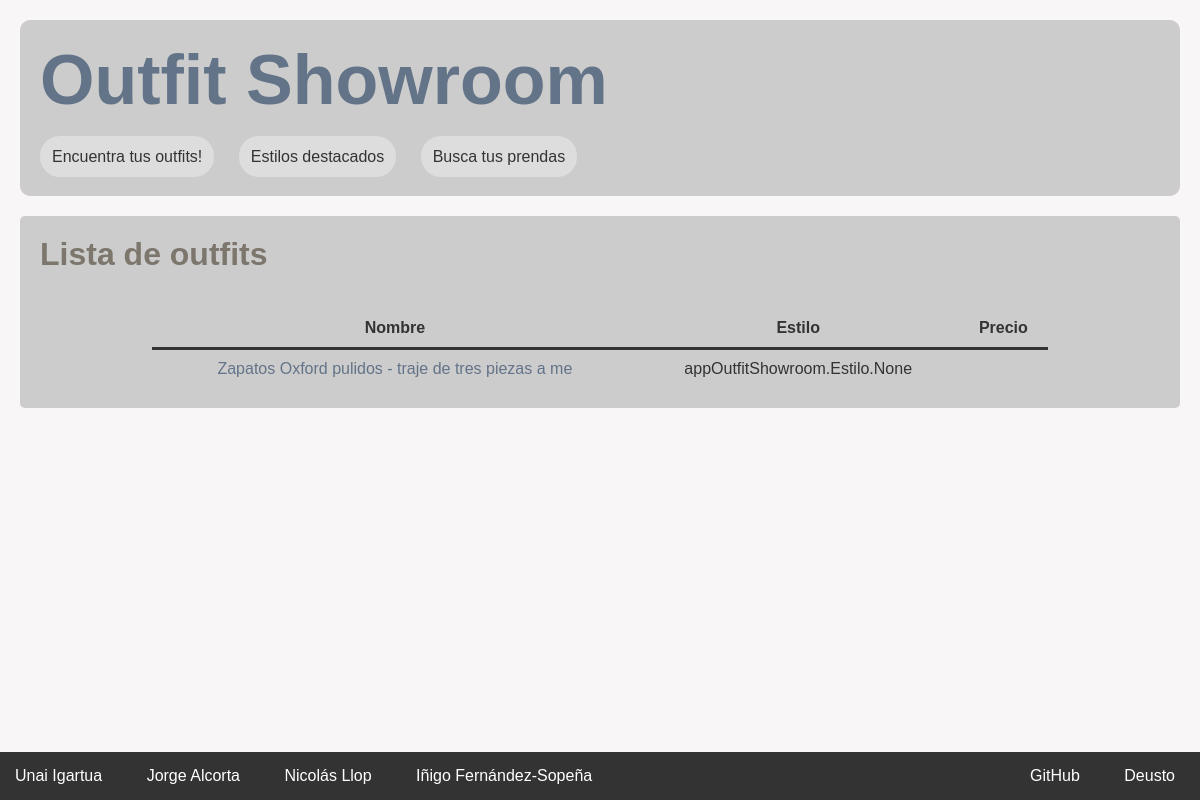
Page /appOutfitShowroom/outfits on the earlier database version.
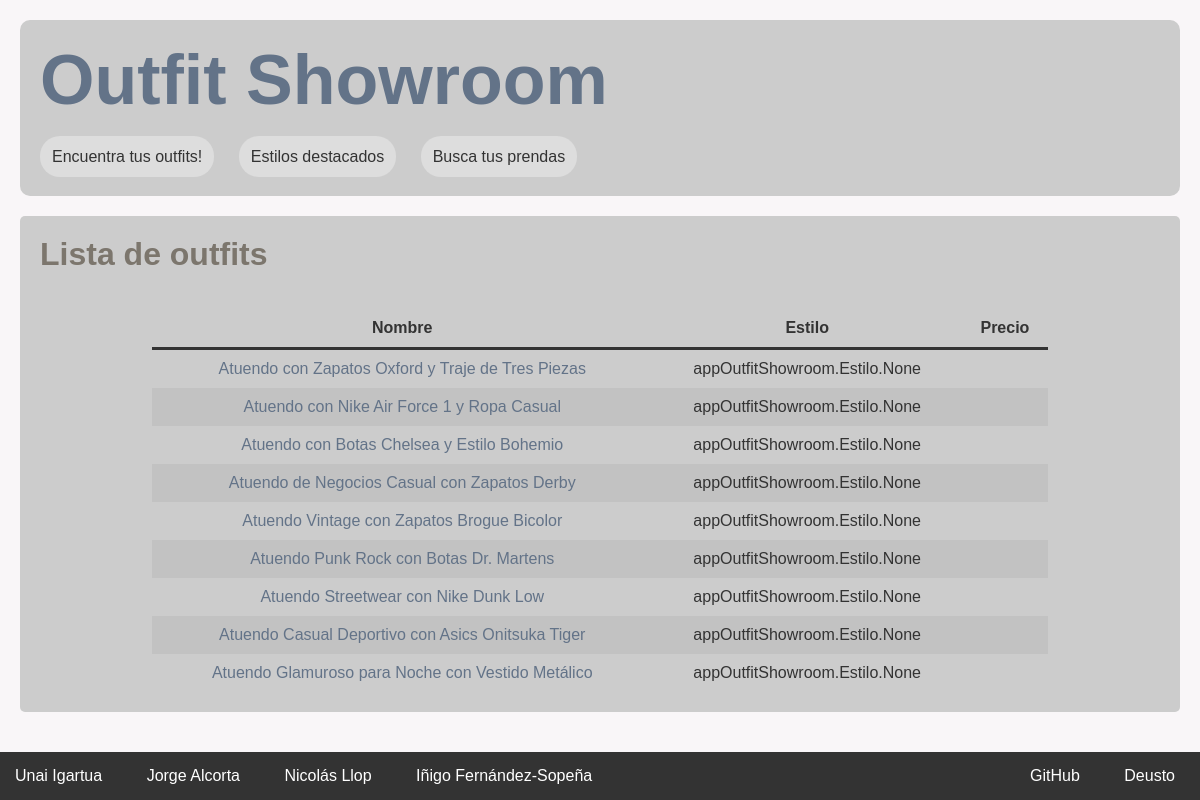
Same page on the later database version.
### appOutfitShowroom/models.py (models this page shows, shortened)
class Outfit(models.Model):
    nombre = models.CharField(max_length=200)
    descripcion = models.TextField(max_length=700)
    ocasion = models.ForeignKey(Ocasion, on_delete=models.CASCADE)
    estilo = models.ManyToManyField(Estilo)
    precio = models.IntegerField(default=0)
    imagen = models.ImageField(upload_to='img',blank=True,null=True,verbose_name='Image')
    fecha = models.DateTimeField(auto_now_add=True)

### appOutfitShowroom/views.py (the view)
# urls.py: path('outfits', views.lista_outfits, name='lista_outfits'),
def lista_outfits(request):
	outfits = Outfit.objects.all()
	context = {'titulo_pagina': "Outfits", 'outfits': outfits}
	return render(request, 'outfits.html', context)

### appOutfitShowroom/templates/outfits.html
{% extends "base.html" %}
{% load static %}
{% block contenido %}
<h2>Lista de outfits</h2>
{% if outfits %}
	<br><br>
	<div class="table_container ">
	<table>
	  <thead>
		<tr>
		  <th>Nombre</th>
		  <th>Estilo</th>
		  <th>Precio</th>
		</tr>
	  </thead>
	  <tbody>
		{% if outfits %}
		  {% for o in outfits %}
			<tr>
			  <td>
				<a href="/appOutfitShowroom/outfit/{{ o.id }}">{{ o.nombre }}</a>
			  </td>
			  <td>{{ o.estilo }}</td>
			  <td>{{ o.price }}</td>
			</tr>
		  {% endfor %}
		{% else %}
		  <tr>
			<td colspan="3">No hay outfits creadas.</td>
		  </tr>
		{% endif %}
	  </tbody>
	</table>
	</div>
{% else %}
<p>No hay outfits creadas.</p>
{% endif %}
{% endblock %}

### appOutfitShowroom/templates/base.html (shortened to what this page needs)
<!DOCTYPE html>
<html lang="en">
    {% load static %}
    <head>
        <link rel="stylesheet" href="{% static 'css/estilos.css' %}">
    </head>
    <body>
        <div id="header">
	     <h1><a href="/appOutfitShowroom">Outfit Showroom</a></h1>
            <br>
            <nav>
                <ul>
                    <li>
                        <a href="/appOutfitShowroom/outfits">Encuentra tus outfits!</a>
                    </li>
                    <li>
                        <a href="/appOutfitShowroom/estilos">Estilos destacados</a>
                    </li>
                    <li>
                        <a href="/appOutfitShowroom/ocasiones">Busca tus prendas </a>
                    </li>
                </ul>
            </nav>
        </div>
        <div id = "content">
            {% block contenido %}{% endblock %}
        </div>
        <footer>
            <div id="footer_authors">
                <ul>
                    <li>Unai Igartua</li>
                    <li>Jorge Alcorta</li>
                    <li>Nicolás Llop</li>
                    <li>Iñigo Fernández-Sopeña</li>
                </ul>
            </div>
            <div id="footer_links">
                <ul>
                    <li><a href="https://github.com/INIGO-7/IWebOutfitShowroom">GitHub</a></li>
                    <li><a href="https://www.deusto.es/"">Deusto</a></li>
                </ul>
            </div>
        </footer>
    </body>
</html>

### appOutfitShowroom/static/css/estilos.css (style rules this page uses)
body, h1, h2, p, ul, li { margin: 0; padding: 0; }
body { font-family: 'Arial', sans-serif; background-color: #f9f6f8; color: #333; }
h1 { font-size: 70px; color: #4a4136; }
h2 { font-size: 32px; color: #7c766d; }
#header { background-color: #CCCCCC; border-radius: 10px; padding: 20px; margin: 20px 20px 20px 20px; }
nav a { text-decoration: none; padding: 12px; border-radius: 20px; background-color: #DDDDDD; color: #333333; }
#content { background-color: #CCCCCC; padding: 20px; border-radius: 5px; margin: 20px 20px 20px 20px; }
.table_container table { width: 80%; margin: auto; border-collapse: collapse; }
.table_container th, .table_container td { padding: 10px; text-align: center; }
.table_container th { border-bottom: 3px solid #333; }
.table_container tr:nth-child(even) { background-color: #c2c2c2; }
ul { list-style: none; margin-top: 10px; margin-bottom: 10px; }
li { display: inline; margin-right: 20px; }
a { color: #637388; text-decoration: none; }
footer { background-color: #333; color: #fff; padding: 5px; display: flex; justify-content: space-between; align-items: center; position: fixed; bottom: 0; width: 100%; }
footer li { padding: 10px; }
footer a { color:#fff; }

Differences in the rows shown:
changed Outfit: nombre "Zapatos Oxford pulidos - traje de tres piezas a me" → "Atuendo con Zapatos Oxford y Traje de Tres Piezas"
added Outfit: nombre "Atuendo con Nike Air Force 1 y Ropa Casual", estilo "appOutfitShowroom.Estilo.None"
added Outfit: nombre "Atuendo con Botas Chelsea y Estilo Bohemio", estilo "appOutfitShowroom.Estilo.None"
added Outfit: nombre "Atuendo de Negocios Casual con Zapatos Derby", estilo "appOutfitShowroom.Estilo.None"
added Outfit: nombre "Atuendo Vintage con Zapatos Brogue Bicolor", estilo "appOutfitShowroom.Estilo.None"
added Outfit: nombre "Atuendo Punk Rock con Botas Dr. Martens", estilo "appOutfitShowroom.Estilo.None"
added Outfit: nombre "Atuendo Streetwear con Nike Dunk Low", estilo "appOutfitShowroom.Estilo.None"
added Outfit: nombre "Atuendo Casual Deportivo con Asics Onitsuka Tiger", estilo "appOutfitShowroom.Estilo.None"
added Outfit: nombre "Atuendo Glamuroso para Noche con Vestido Metálico", estilo "appOutfitShowroom.Estilo.None"
